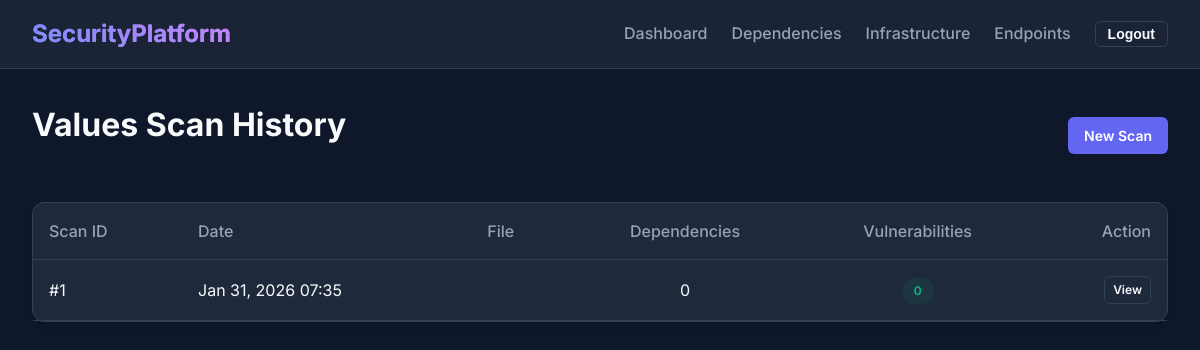
Before: /analyze-code/history/ (signed in) with the older database file.
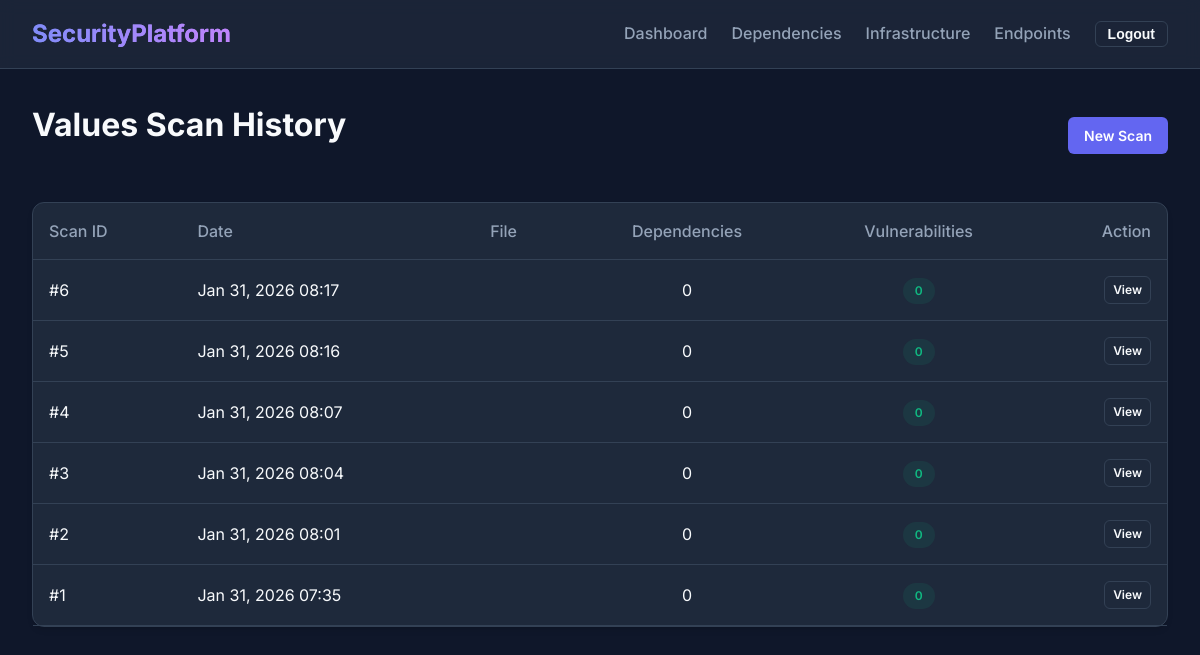
After: the same page with the newer database file.
### dependency_analysis/models.py (models this page shows, shortened)
class ScanReport(models.Model):
    user = models.ForeignKey(User, on_delete=models.CASCADE)
    scan_date = models.DateTimeField(auto_now_add=True)
    total_dependencies = models.IntegerField(default=0)
    vulnerabilities_found = models.IntegerField(default=0)

### dependency_analysis/views.py (the view)
# urls.py: path('analyze-code/history/', views.report_list_view, name='dependency_report_list'),
@login_required
def report_list_view(request):
    reports = ScanReport.objects.filter(user=request.user).order_by('-scan_date')
    return render(request, 'dependency_analysis/report_list.html', {'reports': reports})

### templates/dependency_analysis/report_list.html (shortened to what this page needs)
{% extends 'base.html' %}
{% block content %}
<div class="fade-in">
    <div style="display: flex; justify-content: space-between; align-items: center; margin-bottom: 2rem;">
        <h1>Values Scan History</h1>
        <a href="{% url 'upload_dependency' %}" class="btn btn-primary">New Scan</a>
    </div>
    <div class="card" style="padding: 0;">
        <table style="width: 100%; border-collapse: collapse;">
            <thead>
                <tr style="border-bottom: 1px solid var(--border-color);">
                    <th style="text-align: left; padding: 1rem; color: var(--text-muted); font-weight: 500;">Scan ID</th>
                    <th style="text-align: left; padding: 1rem; color: var(--text-muted); font-weight: 500;">Date</th>
                    <th style="text-align: left; padding: 1rem; color: var(--text-muted); font-weight: 500;">File</th>
                    <th style="text-align: center; padding: 1rem; color: var(--text-muted); font-weight: 500;">Dependencies</th>
                    <th style="text-align: center; padding: 1rem; color: var(--text-muted); font-weight: 500;">Vulnerabilities</th>
                    <th style="text-align: right; padding: 1rem; color: var(--text-muted); font-weight: 500;">Action</th>
                </tr>
            </thead>
            <tbody>
                {% for report in reports %}
                <tr style="border-bottom: 1px solid var(--border-color);">
                    <td style="padding: 1rem;">#{{ report.id }}</td>
                    <td style="padding: 1rem;">{{ report.scan_date|date:"M d, Y H:i" }}</td>
                    <td style="padding: 1rem;">{{ report.uploaded_file.name }}</td>
                    <td style="padding: 1rem; text-align: center;">{{ report.total_dependencies }}</td>
                    <td style="padding: 1rem; text-align: center;">
                        {% if report.vulnerabilities_found > 0 %}
                            <span class="status-badge status-danger">{{ report.vulnerabilities_found }}</span>
                        {% else %}
                            <span class="status-badge status-success">0</span>
                        {% endif %}
                    </td>
                    <td style="padding: 1rem; text-align: right;">
                        <a href="{% url 'dependency_report_detail' report.id %}" class="btn btn-outline" style="padding: 0.25rem 0.5rem; font-size: 0.75rem;">View</a>
                    </td>
                </tr>
                {% empty %}
                <tr>
                    <td colspan="6" style="padding: 2rem; text-align: center; color: var(--text-muted);">No scans found.</td>
                </tr>
                {% endfor %}
            </tbody>
        </table>
    </div>
</div>
{% endblock %}

Changed rows visible on the page:
added ScanReport: id "6", scan_date "Jan 31, 2026 08:17", total_dependencies "0", vulnerabilities_found "0"
added ScanReport: id "5", scan_date "Jan 31, 2026 08:16", total_dependencies "0", vulnerabilities_found "0"
added ScanReport: id "4", scan_date "Jan 31, 2026 08:07", total_dependencies "0", vulnerabilities_found "0"
added ScanReport: id "3", scan_date "Jan 31, 2026 08:04", total_dependencies "0", vulnerabilities_found "0"
added ScanReport: id "2", scan_date "Jan 31, 2026 08:01", total_dependencies "0", vulnerabilities_found "0"
